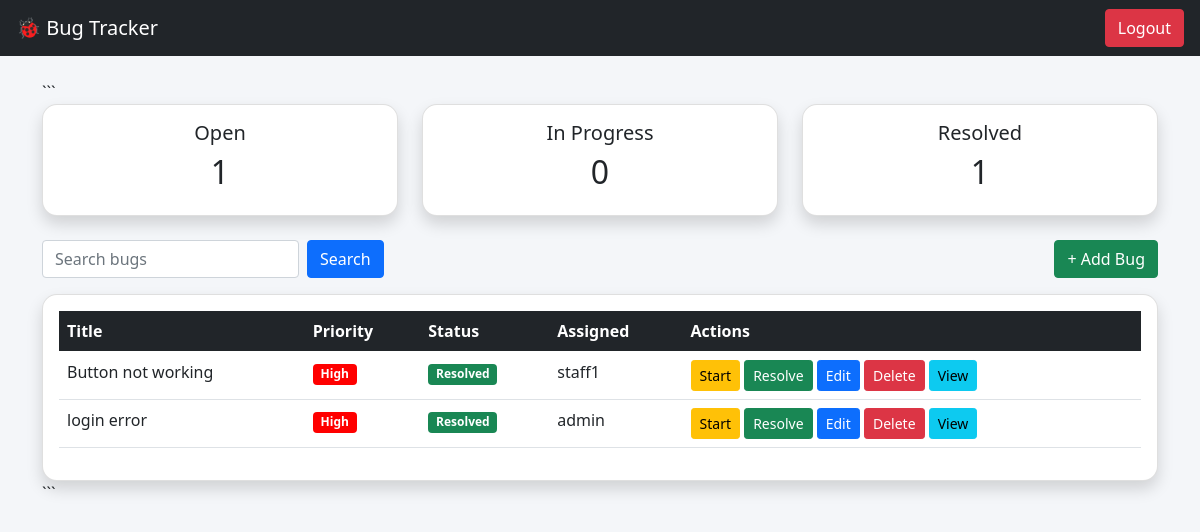
/dashboard (signed in), run on an earlier commit of the app's database.
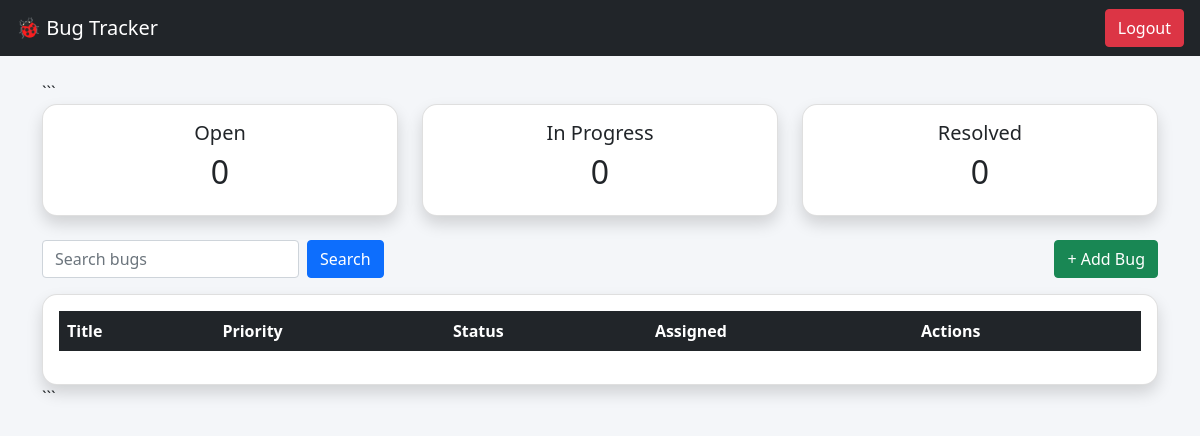
And on a later commit of the database.
### tables this page shows
CREATE TABLE bugs (
        id INTEGER PRIMARY KEY AUTOINCREMENT,
        title TEXT,
        description TEXT,
        status TEXT,
        created_at TEXT,
        assigned_to TEXT);

### app.py (the view)
@app.route("/dashboard")
def dashboard():
    if "user" not in session:
        return redirect("/")
    con = db()
    cur = con.cursor()
    search = request.args.get("search")
    if search:
        cur.execute("SELECT * FROM bugs WHERE title LIKE ?",('%'+search+'%',))
    else:
        cur.execute("SELECT * FROM bugs")
    bugs = cur.fetchall()
    cur.execute("SELECT COUNT(*) FROM bugs WHERE status='Open'")
    open_c = cur.fetchone()[0]
    cur.execute("SELECT COUNT(*) FROM bugs WHERE status='In Progress'")
    prog_c = cur.fetchone()[0]
    cur.execute("SELECT COUNT(*) FROM bugs WHERE status='Resolved'")
    res_c = cur.fetchone()[0]
    return render_template("dashboard.html",
                           bugs=bugs,
                           open=open_c,
                           progress=prog_c,
                           resolved=res_c)

### app.py (called while the page is built)
def db():
    return sqlite3.connect("database.db")

### templates/dashboard.html (shortened to what this page needs)
<!DOCTYPE html>
<html lang="en">
<head>
<link href="https://cdn.jsdelivr.net/npm/bootstrap@5.0.2/dist/css/bootstrap.min.css" rel="stylesheet">
</head>
<body>
<nav class="navbar navbar-dark bg-dark px-3">
    <span class="navbar-brand">🐞 Bug Tracker</span>
    <a href="/logout" class="btn btn-danger">Logout</a>
</nav>
<div class="container mt-4">
```
<div class="row text-center mb-4">
    <div class="col-md-4">
        <div class="card p-3 shadow">
            <h5>Open</h5>
            <h2>{{open}}</h2>
        </div>
    </div>
    <div class="col-md-4">
        <div class="card p-3 shadow">
            <h5>In Progress</h5>
            <h2>{{progress}}</h2>
        </div>
    </div>
    <div class="col-md-4">
        <div class="card p-3 shadow">
            <h5>Resolved</h5>
            <h2>{{resolved}}</h2>
        </div>
    </div>
</div>
<div class="d-flex justify-content-between mb-3">
    <form method="GET" class="d-flex">
        <input name="search" class="form-control me-2" placeholder="Search bugs">
        <button class="btn btn-primary">Search</button>
    </form>
    <a href="/add" class="btn btn-success">+ Add Bug</a>
</div>
<div class="card shadow">
    <div class="card-body">
        <table class="table table-hover">
            <thead class="table-dark">
                <tr>
                    <th>Title</th>
                    <th>Priority</th>
                    <th>Status</th>
                    <th>Assigned</th>
                    <th>Actions</th>
                </tr>
            </thead>
            <tbody>
            {% for b in bugs %}
                <tr>
                    <td>{{b[1]}}</td>
                    <td>
                        {% if b[3] == 'Low' %}
                            <span class="badge badge-low">Low</span>
                        {% elif b[3] == 'Medium' %}
                            <span class="badge badge-medium">Medium</span>
                        {% else %}
                            <span class="badge badge-high">High</span>
                        {% endif %}
                    </td>
                    <td>
                        {% if b[4] == 'Open' %}
                            <span class="badge bg-secondary">Open</span>
                        {% elif b[4] == 'In Progress' %}
                            <span class="badge bg-warning text-dark">In Progress</span>
                        {% else %}
                            <span class="badge bg-success">Resolved</span>
                        {% endif %}
                    </td>
                    <td>{{b[5]}}</td>
                    <td>
                        <a href="/update/{{b[0]}}/In Progress" class="btn btn-sm btn-warning">Start</a>
                        <a href="/update/{{b[0]}}/Resolved" class="btn btn-sm btn-success">Resolve</a>
                        <a href="/edit/{{b[0]}}" class="btn btn-sm btn-primary">Edit</a>
                        <a href="/delete/{{b[0]}}" onclick="return confirmDelete()" class="btn btn-sm btn-danger">Delete</a>
                        <a href="/bug/{{b[0]}}" class="btn btn-sm btn-info">View</a>
                    </td>
                </tr>
            {% endfor %}
            </tbody>
        </table>
    </div>
</div>
```
</div>
</body>
</html>

### templates/dashboard.html (style rules this page uses)
body { background-color: #f4f6f9; }
.card { border-radius: 15px; }

What changed in the data, as far as the page shows it:
removed bugs: title "Button not working", status "High", shows "Resolved", assigned_to "staff1"
removed bugs: title "login error", status "High", shows "Resolved", assigned_to "admin"
Also different on the page:
{{ open }}: "1" → "0"
{{ resolved }}: "1" → "0"
